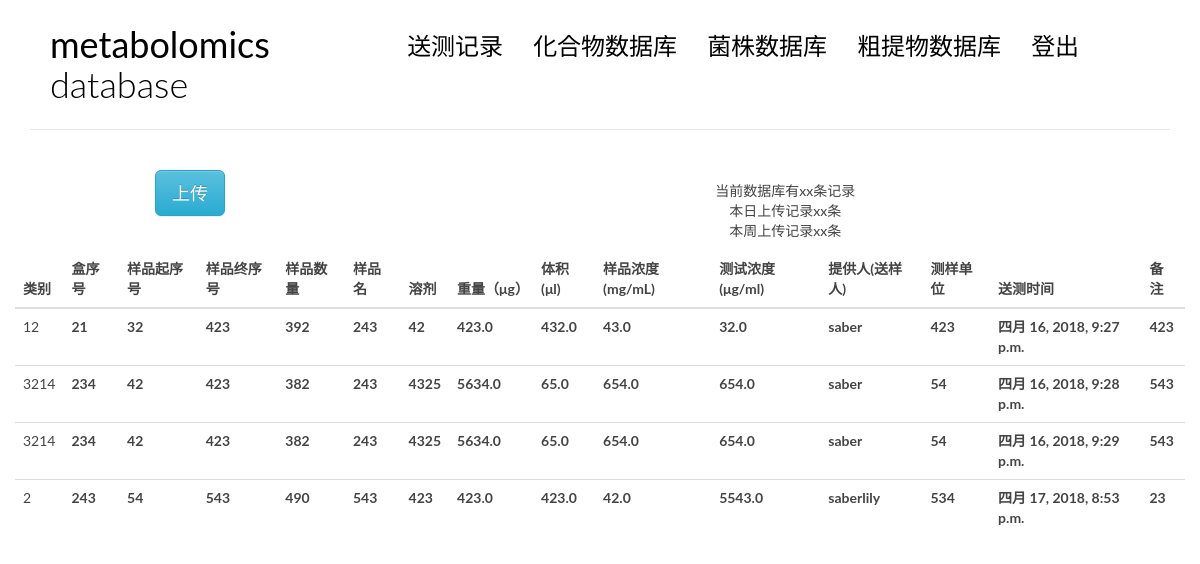
The app's page /index/, older data.
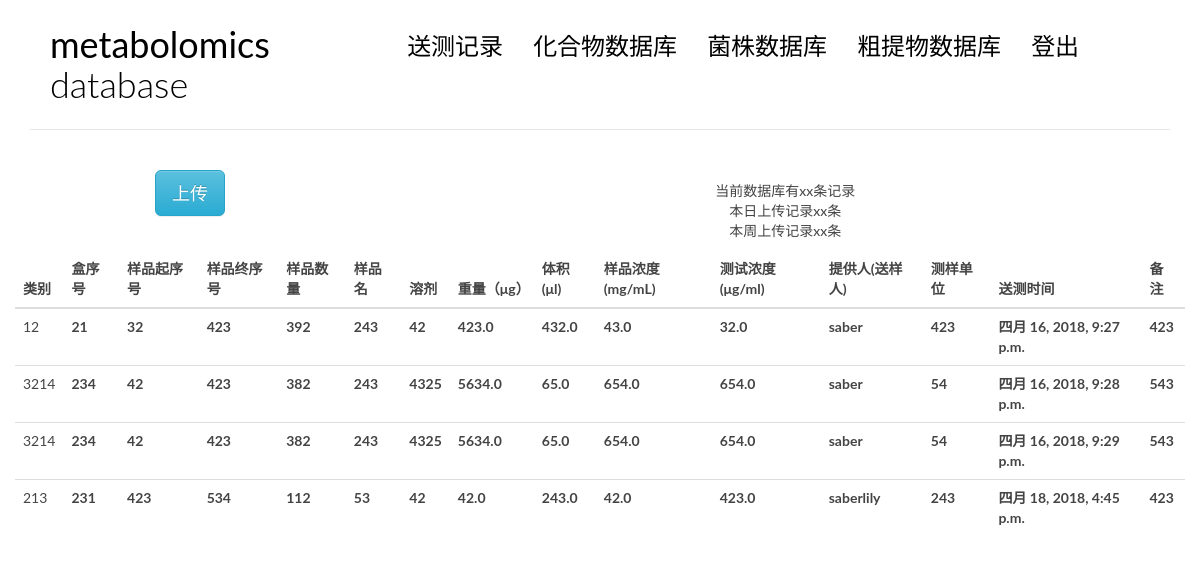
The same page, newer data.
### blog/models.py (models this page shows, shortened)
@python_2_unicode_compatible
class testrecord(models.Model):
    testtype = models.CharField(max_length = 20) #或者改成两个可选项？粗提物或者化合物
    boxnumber = models.IntegerField(blank = True) #盒序号
    samplestart = models.IntegerField(blank = True) #样品起序号
    sampleend = models.IntegerField(blank = True) #样品终序号
    samplenum = models.IntegerField(blank = True) #样品数量
    samplename = models.CharField(max_length = 100) #样品名
    solvent = models.CharField(max_length = 100) #溶剂
    mass = models.FloatField() #重量，单位miug
    volume = models.FloatField() #体积单位niuL
    concentration = models.FloatField() #浓度 单位(mg/mL)
    testconcentration = models.FloatField(blank= True) #测试浓度 单位(miug/mL)
    provider = models.ForeignKey(User) #提供人
    department = models.CharField(max_length=100) #测样单位
    sendtime = models.DateTimeField(auto_now_add=True, editable = True)
    sendtime.editable = 'True'     #送样时间
    comment = models.CharField(max_length = 500, blank = True)

### blog/testrecord.py (the view)
# urls.py: url(r'^index/$', views.recordindex, name='index'),
def recordindex(request, msg = -1):
    lists = testrecord.objects.all()
    print(type(lists))
    return render(request, 'blog/record.html', context = {'tests' : lists, 'msg' : msg} )

### templates/blog/record.html (shortened to what this page needs)
{% extends 'base.html' %}
{%block main %}
<body>
            <div class="row">
                <div class="col-md-4 col-sm-5 col-xs-8">
                    <center>
                        <button class="btn btn-info btn-primary btn-lg" data-toggle="modal" data-target="#myModal">
                            上传
                        </button>
                    </center>
                </div>
                <div class="col-md-8 col-sm-7 col-xs-4">
                    <nav class="main-nav" role="navigation">
                        <div class="collapse navbar-collapse" id="bs-example-navbar-collapse-1">
                                <ul class="list-unstyled text-center" >
                                    <li>当前数据库有xx条记录</li>
                                    <li>本日上传记录xx条</li>
                                    <li>本周上传记录xx条</li>
                                  </ul>
                        </div>
                    </nav>
                </div>
            </div>
            <div class="col-md-12 col-sm-7 col-xs-4">
            <table class="table table-hover">
                    <thead>
                        <tr>
                            <th>类别</th>
                            <th>盒序号</th>
                            <th>样品起序号</th>
                            <th>样品终序号</th>
                            <th>样品数量</th>
                            <th>样品名</th>
                            <th>溶剂</th>
                            <th>重量（μg）</th>
                            <th>体积(μl)</th>
                            <th>样品浓度(mg/mL)</th>
                            <th>测试浓度(μg/ml)</th>
                            <th>提供人(送样人)</th>
                            <th>测样单位</th>
                            <th>送测时间</th>
                            <th>备注</th>
                        </tr>
                    </thead>
                    <tbody>
                            {% for test in tests %}
                            {% if request.user == test.provider %}
                            <tr class="row1 success" data-toggle="modal" data-target="#alter" data-whatever="{{test}}">
                            {% else %}
                            <tr class="row1">
                            {% endif %}
                                <td class="field-testtype"> {{test.testtype}}</td>
                                <th class = "field-boxnumber">{{test.boxnumber}}</th>
                                <th class = "field-samplestart">{{test.samplestart}}</th>
                                <th class = "field-sampleend">{{test.sampleend}}</th>
                                <th class = "field-samplenum">{{test.samplenum}}</th>
                                <th class = "field-samplename">{{test.samplename}}</th>
                                <th class = "field-solvent">{{test.solvent}}</th>
                                <th class = "field-mass">{{test.mass}}</th>
                                <th class = "field-volume">{{test.volume}}</th>
                                <th class = "field-concentration">{{test.concentration}}</th>
                                <th class = "field-testconcentration">{{test.testconcentration}}</th>
                                <th class = "field-provider">{{test.provider}}</th>
                                <th class = "field-department">{{test.department}}</th>
                                <th class = "field-sentime">{{test.sendtime}}</th>
                                <th class = "field-comment">{{test.comment}}</th>
                            </tr>
                            {% empty %}
                              <div class="row1">null</div>
                            {% endfor %}
                    </tbody>
                </table>
                </div>
</body>
{% endblock main %}

Row changes from the older to the newer data that the page shows:
removed testrecord: testtype "2", boxnumber "243", samplestart "54", sampleend "543", samplenum "490", samplename "543", solvent "423", mass "423.0", volume "423.0", concentration "42.0", testconcentration "5543.0", provider "saberlily", department "534", sendtime "四月 17, 2018, 8:53 p.m.", comment "23"
added testrecord: testtype "213", boxnumber "231", samplestart "423", sampleend "534", samplenum "112", samplename "53", solvent "42", mass "42.0", volume "243.0", concentration "42.0", testconcentration "423.0", provider "saberlily", department "243", sendtime "四月 18, 2018, 4:45 p.m.", comment "423"
